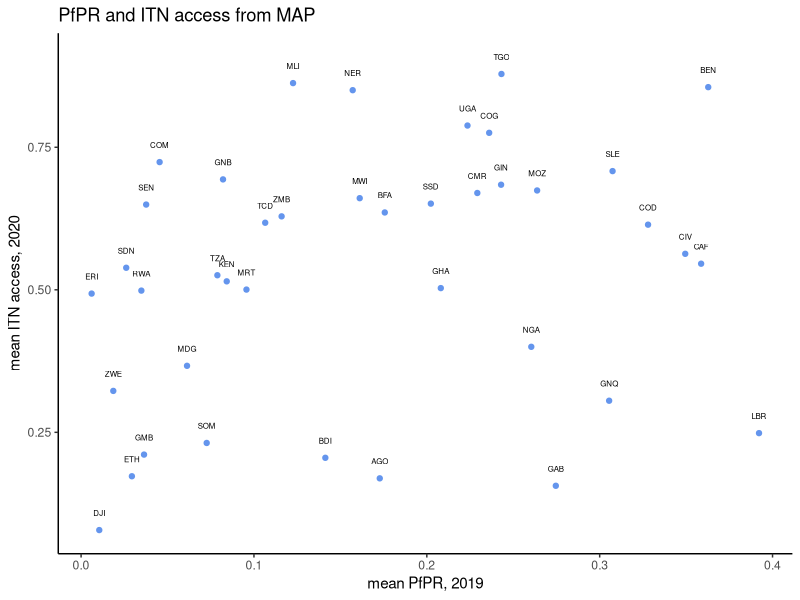
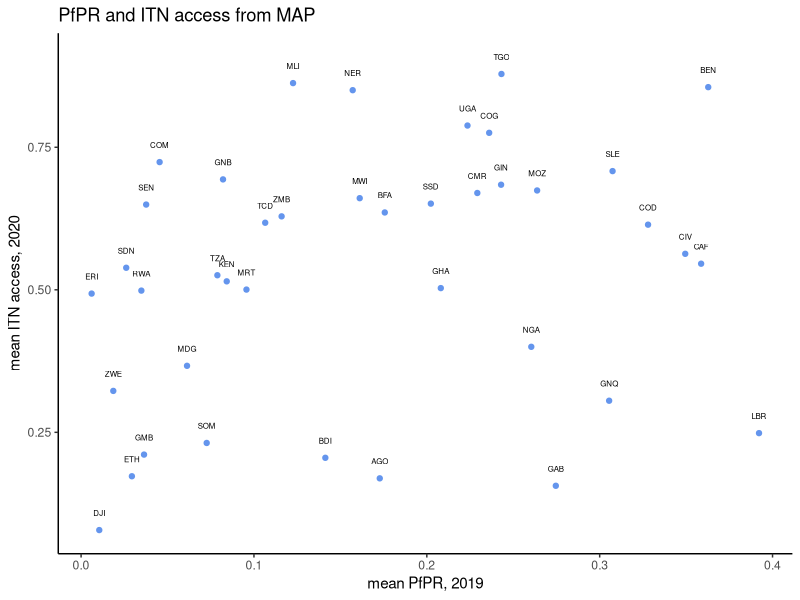

Here is the R script that generated these plots, in order:
# Q: what prevalence values should we use in our runs?
# A: look at the global distribution of PfPRs and what ITN coverages these countries use

library(tidyverse)

# pull in PfPR data from MAP layer
# https://malariaatlas.org/
PR <- read_csv('./01_data/00_PfPR_table_Global_admin0_2000-2019.csv') %>%
  filter(Year==2019) %>%
  select(ISO, PfPR_rmean)

# pull in ITN coverage by country
# https://github.com/bertozzivill/map-itn-cube/blob/publication-2021/paper_figures/figure_data/fig_4_access_npc.csv
ITN <- read_csv('./01_data/fig_4_access_npc.csv') %>%
  group_by(iso3) %>%
  summarize(access_mean = mean(access_mean, na.rm=T))

# combine
output <- PR %>% left_join(ITN, by=c("ISO"="iso3")) %>% filter(!is.na(access_mean))

# plot
ggplot(output, aes(x=PfPR_rmean, y=access_mean)) +
  geom_point(color = "cornflowerblue") +
  labs(title = "PfPR and ITN access from MAP",
       x = "mean PfPR, 2019",
       y = "mean ITN access, 2020") +
  geom_text(label=output$ISO, nudge_x = 0, nudge_y = .03, check_overlap = T, size = 2) +
  theme_classic()

# save
ggsave("./03_output/PR_ITN_dist.pdf", width=5, height=5)
